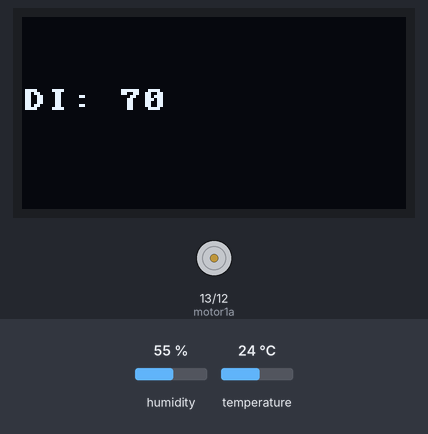
Bench run of a program on a simulated ESP32 board running MicroPython. Parts: 128×64 one-colour display, motor-driver pin pairs drawn as motors (green arrow = first pin HIGH = forward, orange = second pin HIGH = backward, longer = more drive). Inputs (shaded band) come from the test bench; at power-on: temperature 24 °C, humidity 55 %.

Above: at 1.2 s.
1.3 s: temperature set to 28 °C
At 2.5 s:
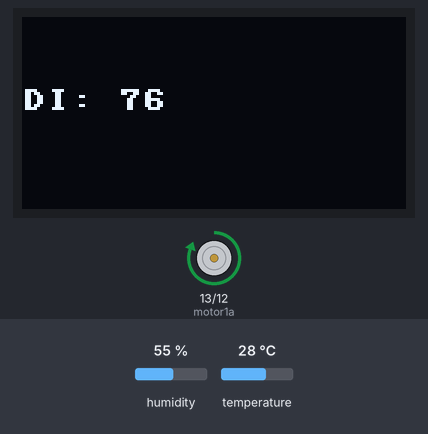
4.0 s: humidity set to 46 %
At 4.6 s:
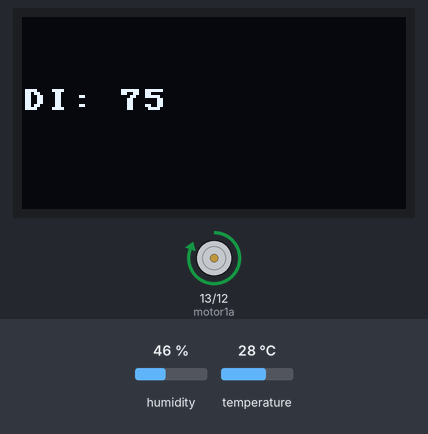
6.7 s: humidity set to 43 %
At 8.6 s:
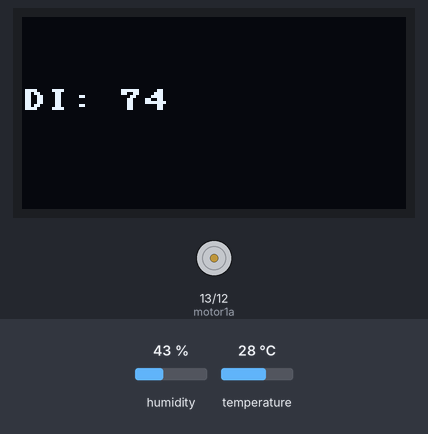
9.7 s: temperature set to 12 °C
At 10.6 s:
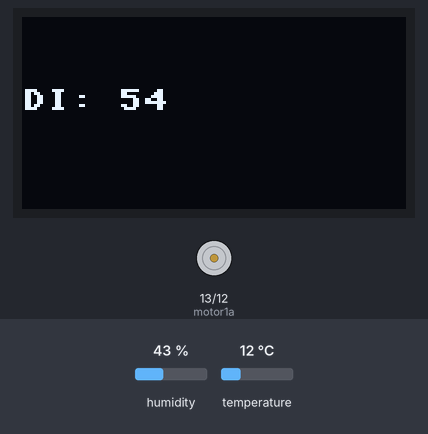
Timing chart, 0 to 12.7 s (numbered marks = the images above; inputs shaded):
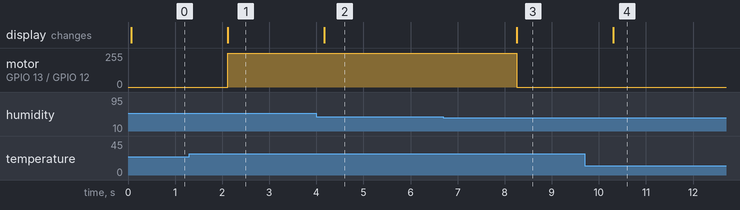

Measured:
- the behaviour switches between 26 and 27 °C on temperature (found by bisection; images 0 and 1)
- the behaviour switches between 45 and 44 % on humidity (found by bisection; images 2 and 3)
- after the input at 1.3 s, motor on GPIO 13 (motor1a) / GPIO 12 (motor1b): stopped → forward 255/255 after 0.82 s; the display: changes after 0.82 s (image 1)
- after the input at 4.0 s, the display: changes after 0.17 s (image 2)
- after the input at 6.7 s, motor on GPIO 13 (motor1a) / GPIO 12 (motor1b): forward 255/255 → stopped after 1.6 s; the display: changes after 1.6 s (image 3)
- after the input at 9.7 s, the display: changes after 0.60 s (image 4)

The program:

design_climate.py
```python
from machine import Pin, PWM, SoftI2C
import ssd1306
import time
import dht

dht11 = dht.DHT11(Pin(4))
i2c = SoftI2C(scl=Pin(22), sda=Pin(21))
oled = ssd1306.SSD1306_I2C(128, 64, i2c)
motor1a = PWM(Pin(13))
motor1b = PWM(Pin(12))
motor1a.freq(1000)
motor1b.freq(1000)


def forward(speed):
    motor1a.duty(speed)
    motor1b.duty(0)


def backward(speed):
    motor1a.duty(0)
    motor1b.duty(speed)


def stop():
    motor1a.duty(0)
    motor1b.duty(0)


while True:
    dht11.measure()
    t = dht11.temperature()
    h = dht11.humidity()
    di = 0.81 * t + 0.01 * h * (0.99 * t - 14.3) + 46.3
    oled.fill(0)
    oled.text("DI: " + str(int(di)), 0, 24)
    oled.show()
    if di >= 75:
        forward(1023)
    else:
        stop()
    time.sleep(2)
```
